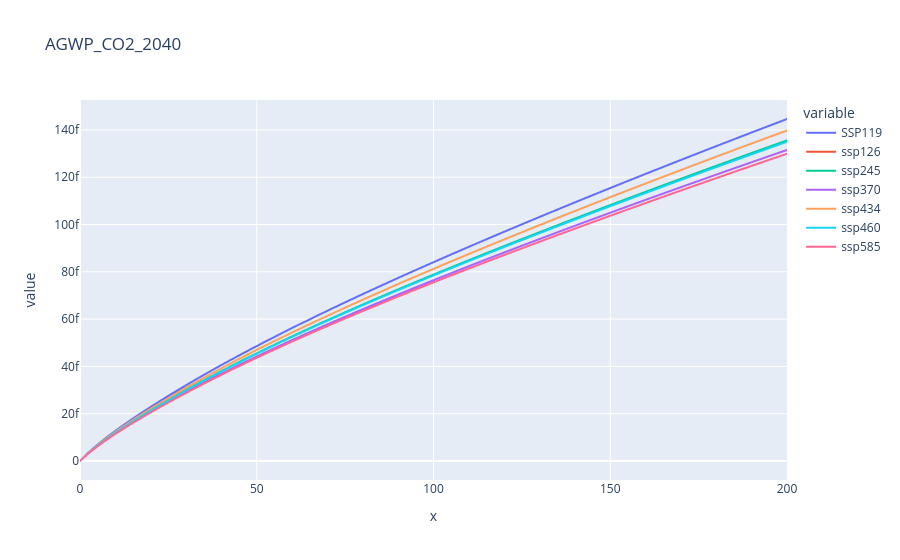

The code cell stored with this chart in its notebook:
### Code cell
fig = px.line(fdt, x =  np.arange(201), y=fdt.columns[0:], title='AGWP_CO2_2040')
fig.show()

### Figure 1 — Plotly figure (JSON) as saved in the notebook; plotly's stock layout.template omitted (floating-point values rounded to 4 significant figures; data arrays with more than 128 entries replaced by an {"elided": "..."} marker saying what was removed)
{"data": [{"hovertemplate": "variable=SSP119<br>x=%{x}<br>value=%{y}<extra></extra>", "legendgroup": "SSP119", "line": {"color": "#636efa", "dash": "solid"}, "marker": {"symbol": "circle"}, "mode": "lines", "name": "SSP119", "showlegend": true, "type": "scattergl", "x": {"elided": "201 int values"}, "xaxis": "x", "y": {"elided": "201 float values"}, "yaxis": "y"}, {"hovertemplate": "variable=ssp126<br>x=%{x}<br>value=%{y}<extra></extra>", "legendgroup": "ssp126", "line": {"color": "#EF553B", "dash": "solid"}, "marker": {"symbol": "circle"}, "mode": "lines", "name": "ssp126", "showlegend": true, "type": "scattergl", "x": {"elided": "201 int values"}, "xaxis": "x", "y": {"elided": "201 float values"}, "yaxis": "y"}, {"hovertemplate": "variable=ssp245<br>x=%{x}<br>value=%{y}<extra></extra>", "legendgroup": "ssp245", "line": {"color": "#00cc96", "dash": "solid"}, "marker": {"symbol": "circle"}, "mode": "lines", "name": "ssp245", "showlegend": true, "type": "scattergl", "x": {"elided": "201 int values"}, "xaxis": "x", "y": {"elided": "201 float values"}, "yaxis": "y"}, {"hovertemplate": "variable=ssp370<br>x=%{x}<br>value=%{y}<extra></extra>", "legendgroup": "ssp370", "line": {"color": "#ab63fa", "dash": "solid"}, "marker": {"symbol": "circle"}, "mode": "lines", "name": "ssp370", "showlegend": true, "type": "scattergl", "x": {"elided": "201 int values"}, "xaxis": "x", "y": {"elided": "201 float values"}, "yaxis": "y"}, {"hovertemplate": "variable=ssp434<br>x=%{x}<br>value=%{y}<extra></extra>", "legendgroup": "ssp434", "line": {"color": "#FFA15A", "dash": "solid"}, "marker": {"symbol": "circle"}, "mode": "lines", "name": "ssp434", "showlegend": true, "type": "scattergl", "x": {"elided": "201 int values"}, "xaxis": "x", "y": {"elided": "201 float values"}, "yaxis": "y"}, {"hovertemplate": "variable=ssp460<br>x=%{x}<br>value=%{y}<extra></extra>", "legendgroup": "ssp460", "line": {"color": "#19d3f3", "dash": "solid"}, "marker": {"symbol": "circle"}, "mode": "lines", "name": "ssp460", "showlegend": true, "type": "scattergl", "x": {"elided": "201 int values"}, "xaxis": "x", "y": {"elided": "201 float values"}, "yaxis": "y"}, {"hovertemplate": "variable=ssp585<br>x=%{x}<br>value=%{y}<extra></extra>", "legendgroup": "ssp585", "line": {"color": "#FF6692", "dash": "solid"}, "marker": {"symbol": "circle"}, "mode": "lines", "name": "ssp585", "showlegend": true, "type": "scattergl", "x": {"elided": "201 int values"}, "xaxis": "x", "y": {"elided": "201 float values"}, "yaxis": "y"}], "layout": {"legend": {"title": {"text": "variable"}, "tracegroupgap": 0}, "title": {"text": "AGWP_CO2_2040"}, "xaxis": {"anchor": "y", "domain": [0, 1], "title": {"text": "x"}}, "yaxis": {"anchor": "x", "domain": [0, 1], "title": {"text": "value"}}}}
